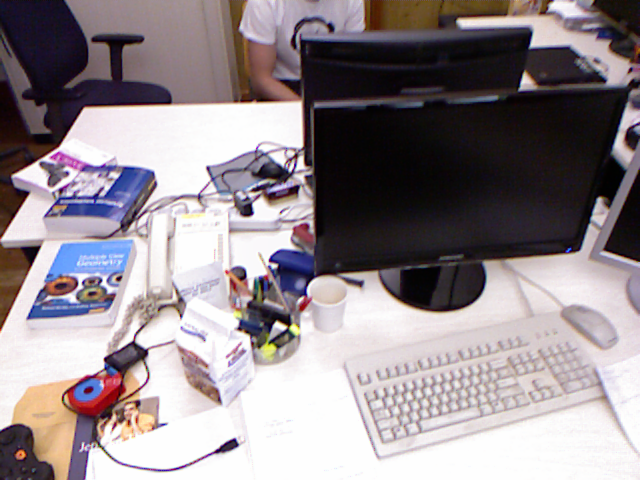
%> input picture exs_all/ex08/ex08/ex08/rgb/1305031102.275326.png, 640 x 480 px
$ octave ex08.m   (GNU Octave 9; MATLAB toolbox functions it lacks are replaced by stand-ins)
%> lines starting %> are read from the running program, lines starting %| are printed output that depends on the picture
### exs_all/ex04/ex04/imreadbw.m
function I = imreadbw(file)
%> called with file = 'rgb/1305031102.275326.png'
I=im2double(imread(file)) ;

if(size(I,3) > 1)
  I = rgb2gray( I );
%> I: size 480x640 double
end


### exs_all/ex08/ex08/ex08/downscale.m
function [ Id, Dd, Kd ] = downscale( I, D, K, level )
    % downscale intensity image, depth map and camera intrinsics (recursively)

    if(level <= 1)
        % coarsest pyramid level
        Id = I;
        Dd = D;
        Kd = K;
        return;
    end

    % downscale camera intrinsics
    % TODO
    %Kd = ...
    Kd = [K(1,1)/2, 0 ,K(1,3)/2 - 1/4; 0, K(2,1)/2, K(2,3)/2 - 1/4; 0,0,1];

    % downscale intensity image
    % TODO
    %Id = ...
    Id = (I(0+1:2:end,0+1:2:end)+...
        I(1+1:2:end,0+1:2:end)+...
        I(0+1:2:end,1+1:2:end)+...
        I(1+1:2:end,1+1:2:end))/4;


    % downscale depth map
    % TODO
    %Dd = ...
    Dvalid = (sign(D(0+1:2:end,0+1:2:end))+...
        sign(D(1+1:2:end,0+1:2:end))+...
        sign(D(0+1:2:end,1+1:2:end))+...
        sign(D(1+1:2:end,1+1:2:end)))/4;

    Dd = (D(0+1:2:end,0+1:2:end)+...
        D(1+1:2:end,0+1:2:end)+...
        D(0+1:2:end,1+1:2:end)+...
        D(1+1:2:end,1+1:2:end))./Dvalid;
    Dd(isnan(Dd)) = 0;
    % recursively downscale on next pyramid level
    [Id, Dd, Kd] = downscale( Id, Dd, Kd, level - 1);
end

### exs_all/ex08/ex08/ex08/ex08.m
%% Multiple View Geometry 2018, Exercise Sheet 8
% Prof. Daniel Cremers, Nikolaus Demmel, Marvin Eisenberger

% Direct Image Alignment
% Code by R. Maier, J. Engel

% select dataset
dataset = 1;
% 1 = fr1/xyz:
% expected result approximately  -0.0018    0.0065    0.0369   -0.0287   -0.0184   -0.0004
% 2 = fr3/long_office_household:
% expected result approximately  0.2979   -0.0106    0.0452   -0.0041   -0.0993   -0.0421

% use numeric/analytic derivatives (true=numeric, false=analytic)
useNumeric = true;

% load dataset
if (dataset == 1)
    % camera intrinsics
    K = [517.3 0 318.6;	0 516.5 255.3; 0 0 1];
    % first pair of input frames
    c1 = double(imreadbw('rgb/1305031102.275326.png'));
    c2 = double(imreadbw('rgb/1305031102.175304.png'));
%> call 2 of imreadbw, with file = 'rgb/1305031102.175304.png'
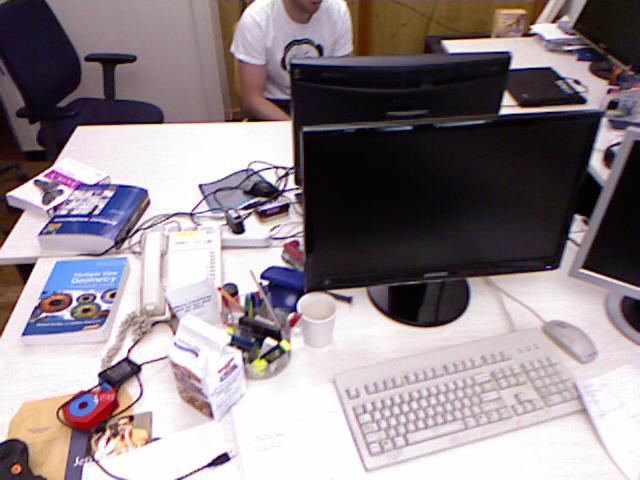
%> input picture exs_all/ex08/ex08/ex08/rgb/1305031102.175304.png, 640 x 480 px
    d1 = double(imread('depth/1305031102.262886.png'))/5000;
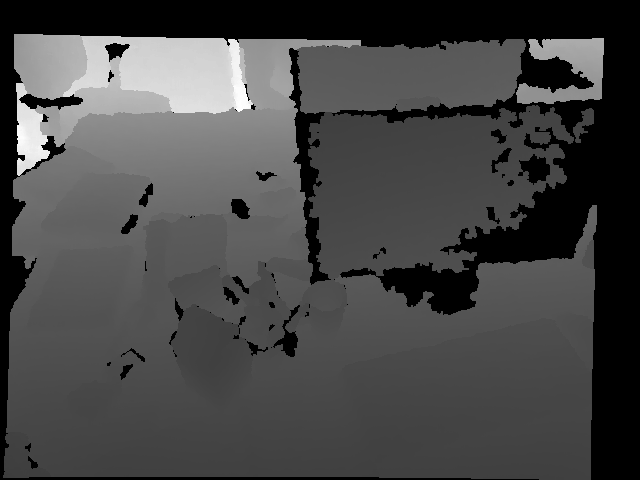
%> input picture exs_all/ex08/ex08/ex08/depth/1305031102.262886.png, 640 x 480 px
%> d1: size 480x640 double; min 0, max 3.6, mean 1
    d2 = double(imread('depth/1305031102.160407.png'))/5000;
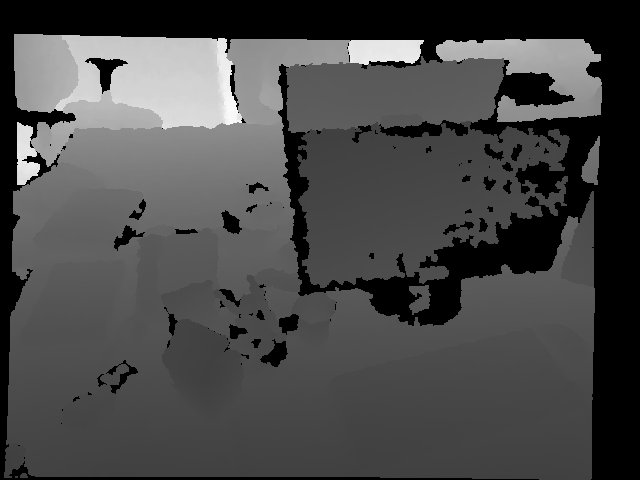
%> input picture exs_all/ex08/ex08/ex08/depth/1305031102.160407.png, 640 x 480 px
%> d2: size 480x640 double; min 0, max 3.72, mean 1.07
else
    % camera intrinsics
    K = [ 535.4  0 320.1;	0 539.2 247.6; 0 0 1];
    % second pair of input frames
    c1 = double(imreadbw('rgb/1341847980.722988.png'));
    %c1 = double(imreadbw('rgb/1341847980.722988_broken.png'));
    c2 = double(imreadbw('rgb/1341847982.998783.png'));
    d1 = double(imread('depth/1341847980.723020.png'))/5000;
    d2 = double(imread('depth/1341847982.998830.png'))/5000;
end

% initialization
xi = [0 0 0 0 0 0]';

% pyramid levels
for lvl = 5:-1:1
    lvl

    % downscale reference frame (intensity image, depth map and K-matrix)
    [IRef, DRef, Klvl] = downscale(c1,d1,K,lvl);
    % downscale target frame (intensity image and depth map)
    [I, D] = downscale(c2,d2,K,lvl);

    % just do at most 20 steps.
    errLast = 1e10;
    for i=1:20
        subplot(1,2,1);

        % calculate Jacobian of residual function (Matrix of dim (width*height) x 6)
        if (useNumeric)
            % use numeric derivatives
            [Jac, residual] = deriveNumeric(IRef,DRef,I,xi,Klvl);
        else
            % use analytic derivatives
            [Jac, residual] = deriveAnalytic(IRef,DRef,I,xi,Klvl);
        end
        axis equal

        % set rows with NaN to 0 (e.g. because out-of-bounds or invalid depth).
        notValid = isnan(sum(Jac,2));
        residual(notValid,:) = 0;
        Jac(notValid,:) = 0;

        % do Gauss-Newton step
        % TODO
        %upd = ...;

        % multiply increment from left onto the current estimate
        lastXi = xi;
        % TODO
        %xi = ...
        xi'

        % get mean and display
        err = mean(residual .* residual)
        %calcErr(c1,d1,c2,xi,K);

        % early break
        if(err / errLast > 0.995)
            break;
        end

        errLast = err;
    end
end
%> this loop made 5 passes
%> Klvl on passes 1 to 5: [32.33 0 19.44; 0 0 15.49; 0 0 1], [64.66 0 39.39; 0 0 31.48; 0 0 1], [129.3 0 79.28; 0 0 63.45; 0 0 1], [258.6 0 159.1; 0 0 127.4; 0 0 1], [517.3 0 318.6; 0 516.5 255.3; 0 0 1]
%> pass 1, in downscale, `Dd = (D(0+1:2:end,0+1:2:end)+ D(1+1:2:end,0+1:2:end)+ D(0+1:2:end,1+1:..`:
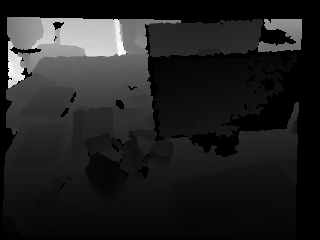
%> Dd: size 240x320 double; 23.36% of the values are NaN or infinite; the others: min 3.43, max 14.41, mean 5.33; drawn with min black, max white, NaN and infinite black
%> pass 1, in downscale (call 2), `Id = (I(0+1:2:end,0+1:2:end)+ I(1+1:2:end,0+1:2:end)+ I(0+1:2:end,1+1:..`:
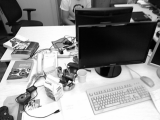
%> Id: size 120x160 double; min 0.00611, max 0.996, mean 0.554

subplot(122)
imshowpair(IRef,IRef + reshape(residual,size(IRef)))
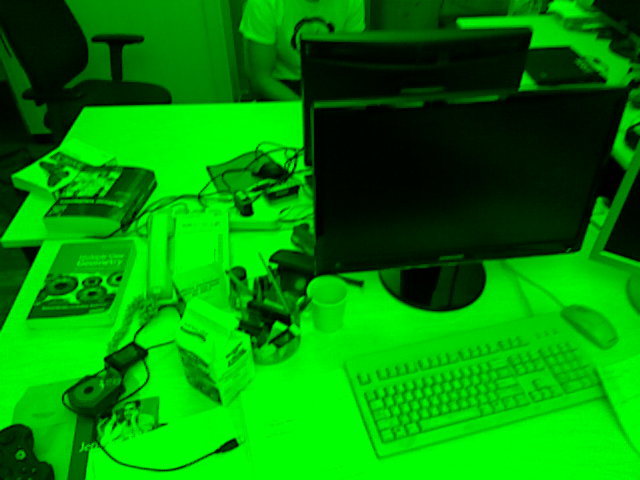
%> displayed picture: size 480x640x3, on the screen's scale of 0 to 255; mean R, G, B 0, 141.3, 0
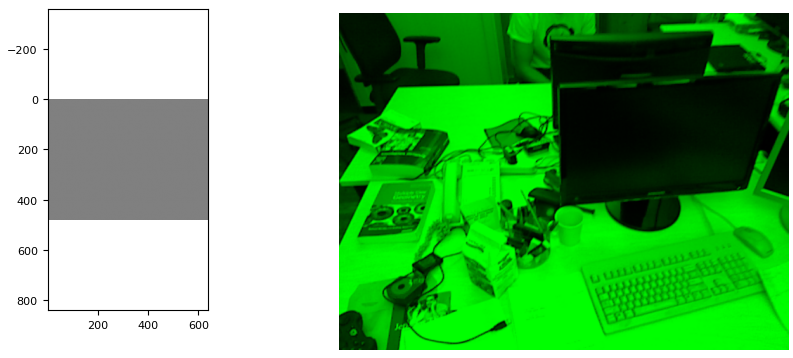
%> figure redrawn from the program's plot data, 2 panels
